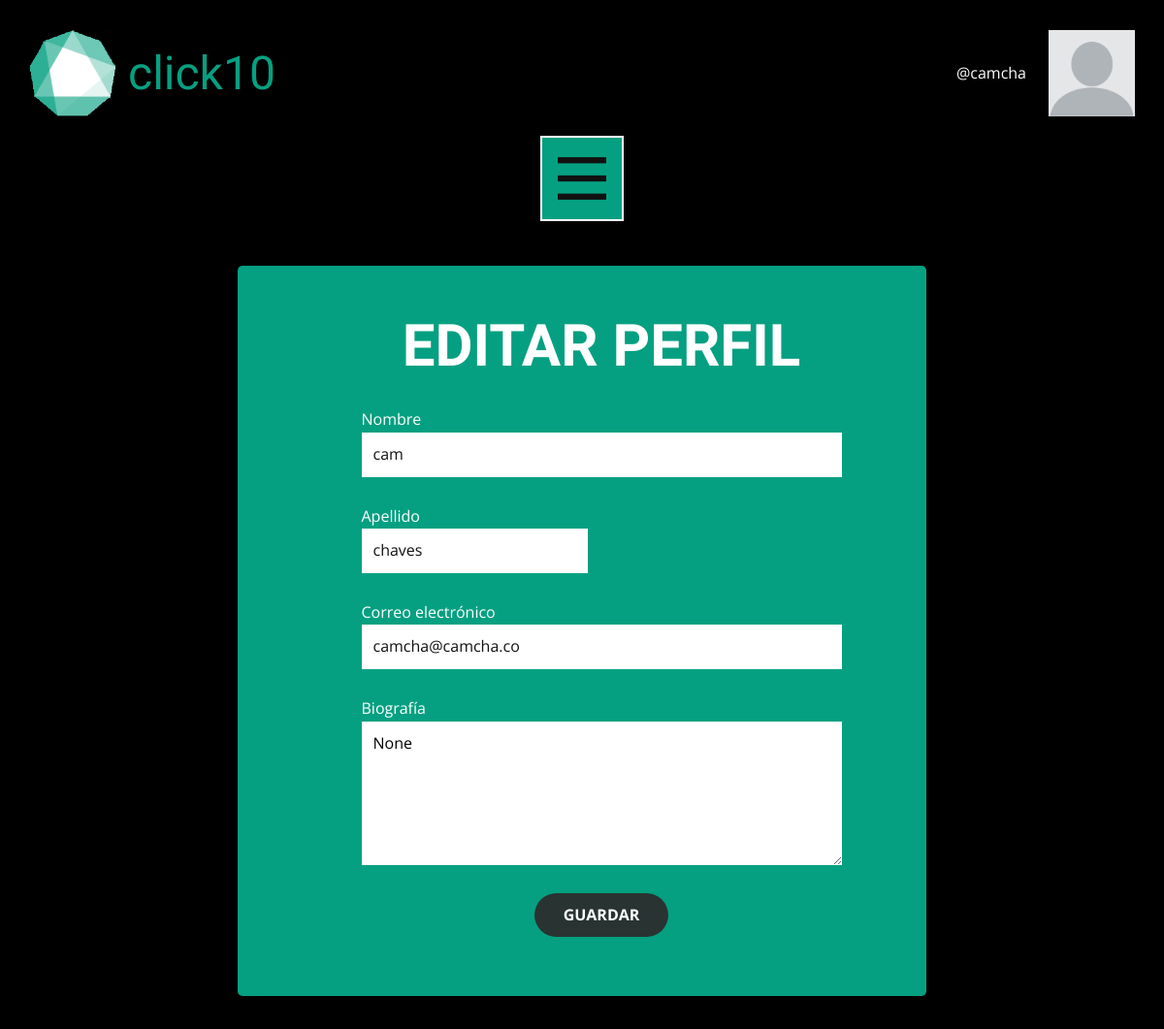
The app's page /Templates/pantalla1GestionPerfil.html (signed in), older data.
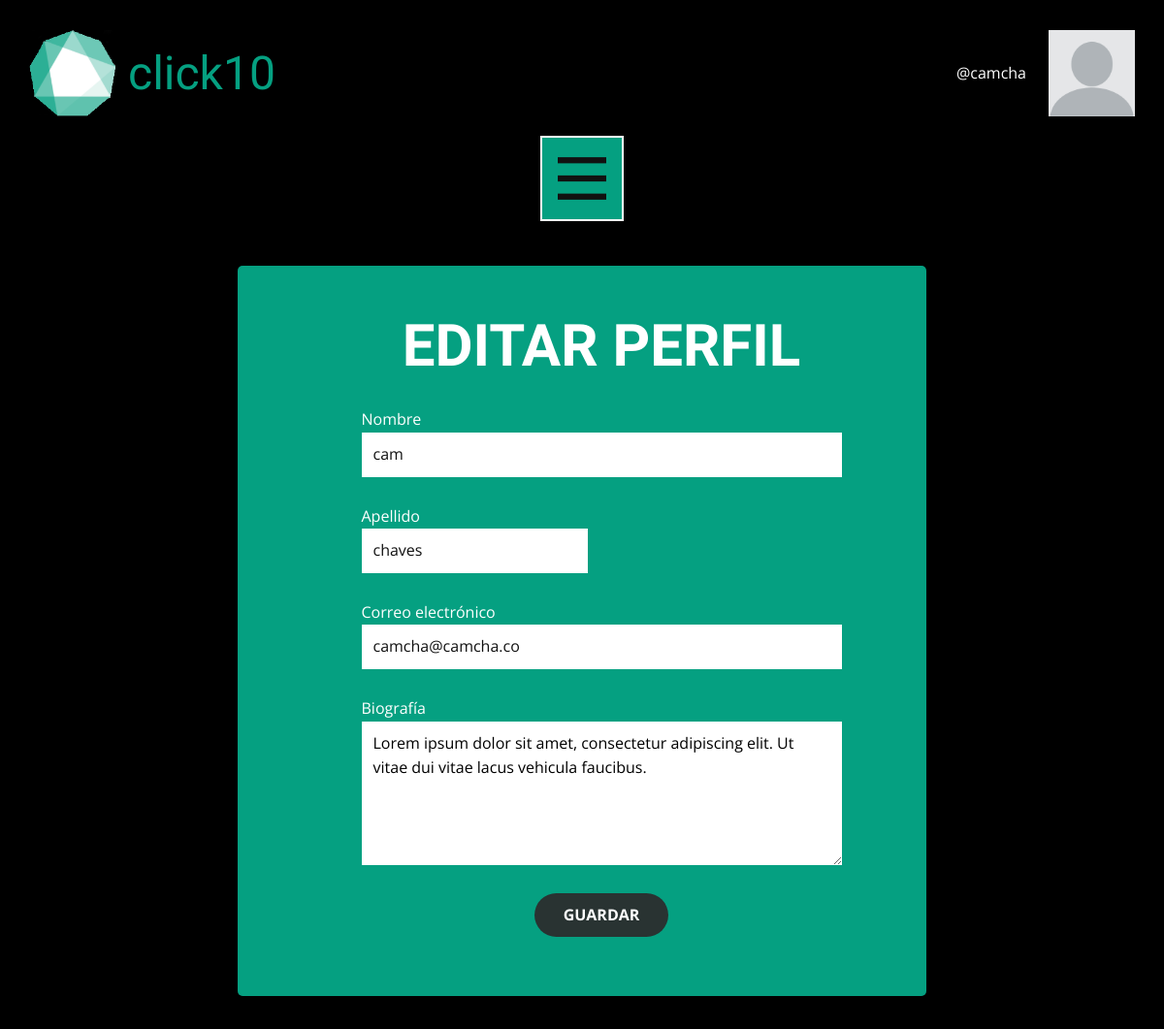
The same page, newer data.
### tables this page shows
CREATE TABLE persona (ID_usuario INTEGER PRIMARY KEY AUTOINCREMENT NOT NULL UNIQUE, nombre VARCHAR (40) NOT NULL, apellido VARCHAR (40) NOT NULL, permisoAdmin BOOLEAN NOT NULL, permisoSuperadmin BOOLEAN NOT NULL, usuarioActivo BOOLEAN NOT NULL, nombreDeUsuario VARCHAR (20) UNIQUE NOT NULL, URL_fotoDePerfil VARCHAR (256), email VARCHAR (320) NOT NULL UNIQUE, contrasena VARCHAR (60) NOT NULL, biografia VARCHAR (300));

### click10.py (the view, shortened to what this page needs)
@app.route('/Templates/pantalla1GestionPerfil.html',methods=['GET','POST'])
def editar():
    try:
        user = session["user"]
        auth = session["auth"]
    except:
        user = "unknown"
        auth = 0
    if user == "unknown":
        return redirect(url_for('inicio'))
    consulta = sql_consultar_datos_usuario('click10.db', user)
    print(consulta)
    p = Persona(consulta[0][1], consulta[0][2], consulta[0][6], consulta[0][8], consulta[0][9], consulta[0][3], consulta[0][4], consulta[0][5], consulta[0][7], consulta[0][10])
    return render_template("pantalla1GestionPerfil.html", user=user, nombre=p.nombre, apellido=p.apellido, email=p.email, biografia=p.biografia )

### metodos.py (called while the page is built)
def sql_connection(db):
    try:
        con = sqlite3.connect(db)
        return con;
    except Error:
        print(Error)

def sql_consultar_datos_usuario(bd, nombreDeUsuario):
    strsql = "select * from persona where nombreDeUsuario='{0}';".format(nombreDeUsuario)
    con = sql_connection(bd)
    cursorObj = con.cursor()
    cursorObj.execute(strsql)
    registros_existentes = cursorObj.fetchall()
    return registros_existentes

### templates/pantalla1GestionPerfil.html (shortened to what this page needs)
<!DOCTYPE html>
<html style="font-size: 16px;">
<head>
  <link rel="stylesheet" href="{{ url_for('static', filename='/css/nicepageGestionPerfil.css')}}" media="screen">
  <link rel="stylesheet" href="{{ url_for('static', filename='/css/editarPerfil.css')}}" media="screen">
</head>
<body class="u-body">
  <header class="u-black u-clearfix u-header u-header" id="sec-205b">
    <div class="u-clearfix u-sheet u-valign-bottom-xs u-sheet-1">
      <a href="/Templates/pantallaGestionPublicaciones.html" class="u-image u-logo u-image-1" data-image-width="149"
        data-image-height="148" title=".">
        <img src="{{ url_for('static',filename='/img/LogoSolo_150.png')}}" class="u-logo-image u-logo-image-1">
      </a>
      <a href="/Templates/pantallaPerfilUsuario.html" class="u-image u-image-circle u-logo u-image-2" data-image-width="300"
        data-image-height="300" title=".">
        <img src="{{ url_for('static', filename='/img/picMan.jpg')}}" class="u-logo-image u-logo-image-2">
      </a>
      <p class="u-align-right u-text u-text-body-alt-color u-text-1">
        <a class="u-active-none u-border-none u-btn u-button-link u-button-style u-hover-none u-none u-text-body-alt-color u-btn-1"
          href="/Templates/pantallaPerfilUsuario.html">@{{user}}</a>
      </p>
      <h1 class="u-align-left u-custom-font u-font-roboto-condensed u-text u-text-custom-color-1 u-text-2">
        <a class="u-active-none u-border-none u-btn u-button-link u-button-style u-hover-none u-none u-text-custom-color-1 u-btn-2"
          href="/Templates/pantallaGestionPublicaciones.html">click10</a>
      </h1>
      <nav class="u-menu u-menu-dropdown u-offcanvas u-menu-1" data-responsive-from="XL" data-position="Opciones">
        <div class="menu-collapse">
          <a class="u-border-2 u-border-white u-button-style u-custom-color-1 u-nav-link u-text-body-color" href="#"
            style="font-size: calc(1em + 34px); background-image: none; padding: 17px 16px;">
            <svg>
              <use xlink:href="#menu-hamburger"></use>
            </svg>
          </a>
        </div>
      </nav>
    </div>
  </header>
  <section class="u-black u-clearfix u-section-1" id="sec-9571">
    <div class="u-clearfix u-sheet u-valign-middle u-sheet-1">
      <div
        class="u-align-center u-container-style u-custom-color-1 u-expanded-width-xs u-group u-radius-5 u-shape-round u-group-1">
        <div class="u-container-layout u-valign-middle-xl u-valign-middle-xs u-container-layout-1">
          <h1 class="u-custom-font u-font-roboto-condensed u-text u-text-1" spellcheck="false">Editar Perfil</h1>
          <div
            class="u-align-left u-expanded-width-lg u-expanded-width-md u-expanded-width-sm u-expanded-width-xs u-form u-form-1">
            <form action="/Templates/pantalla1GestionPerfil.html" method="POST"
              class="u-clearfix u-form-spacing-28 u-form-vertical u-inner-form" style="padding: 10px"
              name="form">
              <div class="u-form-group u-form-name u-form-partition-factor-2 u-form-group-1">
                <label for="name-5a14" class="u-label" wfd-invisible="true">Nombre</label>
                <input type="text" placeholder="Escribe tu nombre" id="name-5a14" name="nombre"
                  class="u-input u-input-rectangle u-white" required spellcheck="false" value="{{nombre}}">
              </div>
              <div class="u-form-group u-form-name u-form-partition-factor-2 u-form-group-2">
                <label for="name-f12a" class="u-label">Apellido</label>
                <input type="text" placeholder="Escribe tu apellido" id="name-f12a" name="apellido"
                  class="u-input u-input-rectangle u-white" required value="{{apellido}}">
              </div>
              <div class="u-form-email u-form-group u-form-group-4">
                <label for="email-5a14" class="u-label" wfd-invisible="true">Correo electrónico</label>
                <input type="email" placeholder="Escribe tu correo electrónico" id="email-5a14" name="email"
                  class="u-input u-input-rectangle u-white" value="{{email}}" required>
              </div>
              <div class="u-form-group u-form-name u-form-group-3">
                <label for="biografia" class="u-label" wfd-invisible="true">Biografía</label><br>
                <textarea name="biografia" class="u-input u-input-rectangle u-white" id="biografia" cols="45" rows="5" placeholder="Escribe algo sobre ti." style="color: black;" >{{biografia}}</textarea>
              </div>
              <div class="u-align-center u-form-group u-form-submit u-form-group-6">
                  <button type="submit" value="submit" class="u-border-none u-btn u-btn-round u-btn-submit u-button-style u-palette-4-dark-3 u-radius-25 u-btn-1">Guardar</button>
              </div>
            </form>
          </div>
        </div>
      </div>
    </div>
  </section>
</body>
</html>

### static/css/editarPerfil.css (style rules this page uses)
.u-section-1 { background-image: none; }
.u-section-1 .u-sheet-1 { min-height: 815px; }
.u-section-1 .u-group-1 { width: 710px; min-height: 748px; box-shadow: 5px 5px 20px 0 rgba(0,0,0,0.4); height: auto; margin: 34px auto; }
.u-section-1 .u-container-layout-1 { padding: 50px 40px 50px 80px; }
.u-section-1 .u-text-1 { font-size: 3.75rem; font-weight: 700; text-transform: uppercase; margin: 0; }
.u-section-1 .u-form-1 { width: 515px; margin: 20px auto 0; }
.u-section-1 .u-form-group-1 { width: 100%; }
.u-section-1 .u-form-group-2 { margin-left: 0; }
.u-section-1 .u-form-group-3 { margin-left: 0; }
.u-section-1 .u-form-group-4 { width: 100%; }
.u-section-1 .u-form-group-6 { width: 100%; }
.u-section-1 .u-btn-1 { border-style: solid; font-weight: 700; text-transform: uppercase; letter-spacing: 0px; }

Row changes from the older to the newer data that the page shows:
changed persona "camcha": biografia (not shown) → "Lorem ipsum dolor sit amet, consectetur adipiscing elit. Ut vitae dui vitae lacus vehicula faucibus."
Text that changed along with them:
form field biografia: "None" → (not shown)
